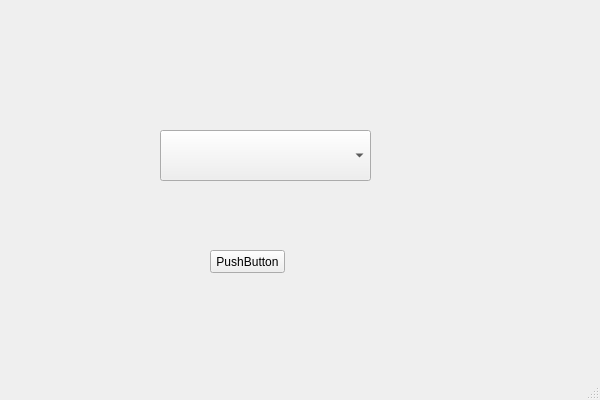
<?xml version="1.0" encoding="UTF-8"?>
<ui version="4.0">
 <class>MainWindow</class>
 <widget class="QMainWindow" name="MainWindow">
  <property name="geometry">
   <rect>
    <x>0</x>
    <y>0</y>
    <width>600</width>
    <height>400</height>
   </rect>
  </property>
  <property name="windowTitle">
   <string>MainWindow</string>
  </property>
  <widget class="QWidget" name="centralwidget">
   <widget class="QComboBox" name="comboBox">
    <property name="geometry">
     <rect>
      <x>160</x>
      <y>130</y>
      <width>211</width>
      <height>51</height>
     </rect>
    </property>
   </widget>
   <widget class="QPushButton" name="pushButton">
    <property name="geometry">
     <rect>
      <x>210</x>
      <y>250</y>
      <width>75</width>
      <height>23</height>
     </rect>
    </property>
    <property name="text">
     <string>PushButton</string>
    </property>
   </widget>
  </widget>
  <widget class="QMenuBar" name="menubar">
   <property name="geometry">
    <rect>
     <x>0</x>
     <y>0</y>
     <width>600</width>
     <height>22</height>
    </rect>
   </property>
  </widget>
  <widget class="QStatusBar" name="statusbar"/>
 </widget>
 <resources/>
 <connections/>
</ui>
